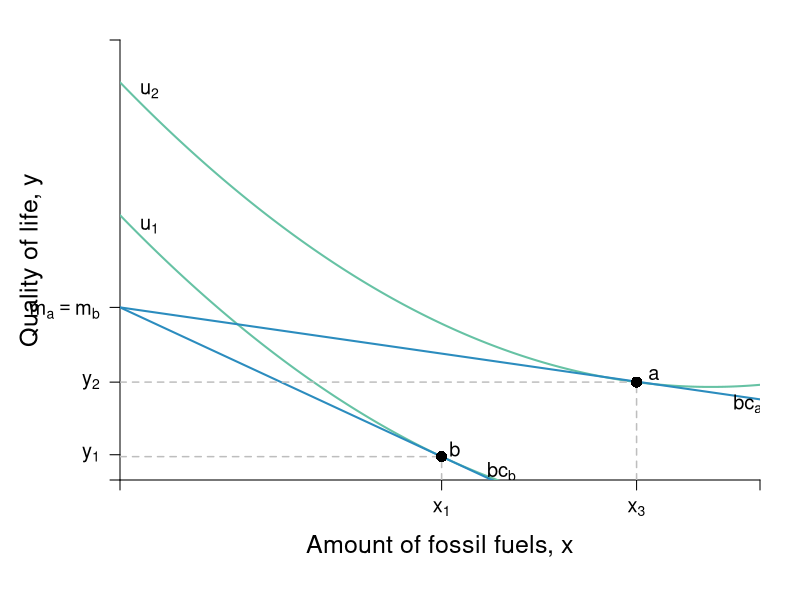

The R script that drew this image:
require(shape)
pdf(file = "indmarketdemand/carbon_tax_1.pdf", width = 9, height = 7)

#Set parameters for graphics
axislabelsize <- 1.5
labelsize <- 1.2
graphlinewidth <- 2
segmentlinewidth <- 1.5

COL <- c("#7fc97f", "#beaed4", "#fdc086", "#ffff99", "#386cb0", "#f0027f", "#bf5b17", "#666666")
COLA <- c("#e0f3db", "#99d8c9","#66c2a4","#41ae76", "#238b45", "#005824")
COLB <- c("#c6dbef", "#4eb3d3", "#2b8cbe", "#0868ac","#084081")
COLC <- c("#fcfbfd", "#efedf5", "#dadaeb", "#bcbddc", "#9e9ac8", "#807dba", "#6a51a3", "#54278f", "#3f007d")

par(mar =  c(6, 6, 2, 2))

mrsA <- function(x, rmax = 10, xmax = 20) {
  rmax - (rmax/xmax)*x
}


uA <- function(x, y, rmax = 3, xmax = 12) {
  y - rmax*x + (1/2)*(rmax/xmax)*x^2
}

indiffA1 <- function(x, uA = 10, rmax = 2.5, xmax = 10) {
  uA - rmax*x + (1/2)*(rmax/xmax)*(x^2)
}

offerCurve <- function(x, w, rmax = 2, xmax = 12) {
  w - rmax*x + (rmax/xmax)*x^2
}

bcA <- function(x, w, p) {
  w - p*x
}


xlims <- c(0, 13)
ylims <- c(0, 26)

npts <- 501 
x <- seq(xlims[1], xlims[2], length.out = npts)
y <- seq(ylims[1], ylims[2], length.out = npts) 
#a <- c(13, 16.75, 19.25)
a <- c(25.65, 23.5, 15)

plot(0, 0, xlim = xlims, ylim = ylims, type = "n",
     xlab = expression(paste("")),
     ylab = expression(paste("")), 
     xaxt = "n", 
     yaxt = "n", 
     cex.lab = axislabelsize, 
     bty = "n",
     xaxs="i", 
     yaxs="i")

# ticksy <- seq(from = ylims[1], to = ylims[2], by = 1)
# ylabels <- seq(from = ylims[1], to = ylims[2], by = 1)
# ticksx <- seq(from = xlims[1], to = xlims[2], by = 1)
# xlabels <- seq(from = xlims[1], to = xlims[2], by = 1)
ticksy <- c(0, 1.492, 5.784, 10.2, ylims[2])
ticksy_mod <- c(10)
ylabels_mod <- c(expression(paste(m[a] == m[b])))
ylabels <- c(NA, expression(paste(y[1])), expression(paste(y[2])), NA, NA)
ticksx <- c(0, 6.533, 10.493, xlims[2])
xlabels <- c(NA, expression(paste(x[1])), expression(paste(x[3])), NA)

axis(1, at = ticksx, pos = 0, labels = xlabels, cex.axis = labelsize)
axis(2, at = ticksy_mod, pos = 0, labels = ylabels_mod, tick = FALSE, las = 1, cex.axis = labelsize)
axis(2, at = ticksy, pos = 0, las = 1, labels = ylabels, cex.axis = labelsize)

npts <- 500 
xx1 <- seq(xlims[1], xlims[2], length.out = npts)

lines(xx1, uA(xx1, y = 15.65), col = COLA[3], lwd = graphlinewidth)
lines(xx1, uA(xx1, y = 23.5), col = COLA[3], lwd = graphlinewidth)
#lines(xx1, uA(xx1, y = 25), col = COLA[3], lwd = graphlinewidth)

#lines(xx1, bcA(xx1, w = 10, p = 1.5), col = COLB[3], lwd = graphlinewidth)
#lines(xx1, bcA(xx1, w = 18.9, p = 1.25), col = COLB[5], lwd = graphlinewidth)
lines(xx1, bcA(xx1, w = 10.2, p = 1.35), col = COLB[3], lwd = graphlinewidth)
lines(xx1, bcA(xx1, w = 10.2, p = 0.418), col = COLB[3], lwd = graphlinewidth)

#Label the axes
#mtext(expression(paste("Fossil fuels, ", x)), side=1, line = 2.5, cex = axislabelsize)
text(0.5*xlims[2], ylims[1] - 0.15*ylims[2], expression(paste("Amount of fossil fuels, ", x)), xpd = TRUE, cex = axislabelsize) 
text(-1.8, 0.5*ylims[2], expression(paste("Quality of life, ", y)), xpd = TRUE, cex = axislabelsize, srt = 90) 

#Label the indifference curves
#text(11.8, 1.3, expression(u[1]), cex = labelsize)


#Label the price lines
#text(8, 1.7, expression(paste(bc[1])))


#Add the contour plot for the indifference curves
#contour(x, y, 
#        outer(x, y, uA),
#        drawlabels = FALSE,
#        col = COLA[3],
#        lwd = graphlinewidth,
#        levels = a, 
#        xaxs="i", 
#        yaxs="i", 
#        add = TRUE)

#Segments for points on Offer curve
#segments(0, 10.709, 6.553, 10.709, lty = 2, col = "gray" , lwd = segmentlinewidth)
#segments(6.533, 0, 6.533, 10.709, lty = 2, col = "gray" , lwd = segmentlinewidth)
segments(0, 1.38, 6.553, 1.38, lty = 2, col = "gray" , lwd = segmentlinewidth)
segments(10.493, 0, 10.493, 5.784, lty = 2, col = "gray" , lwd = segmentlinewidth)
segments(0, 5.784, 10.493, 5.784, lty = 2, col = "gray" , lwd = segmentlinewidth)
#segments(10.5, 0, 10.5, 7.375, lty = 2, col = "gray" , lwd = segmentlinewidth)
segments(6.533, 0, 6.533, 1.38, lty = 2, col = "gray" , lwd = segmentlinewidth)

#Annotate points on offer curve mrs = p for each of p = 1, 0.5, 0.25
#Where mrs = 2 - (1/6)*x
#points(6.533, 10.709, pch = 16, col = "black", cex = 1.5)
points(10.493, 5.784, pch = 16, col = "black", cex = 1.5)
points(6.533, 1.38, pch = 16, col = "black", cex = 1.5)

text(10.493 + .35, 5.784 + .45, expression(paste(a)), cex = labelsize)
text(6.45  + .35, 1.38 + .45, expression(paste(b)), cex = labelsize)
#text(6.553 + .35, 10.709 + .45, expression(paste(c)), cex = labelsize)

text(0.6, 15, expression(paste(u[1])), cex = labelsize)
text(0.6, 21 + 2, expression(paste(u[2])), cex = labelsize)
#text(0.6, 24, expression(paste(u[3])), cex = labelsize)


text(7.75, 0.5, expression(paste(bc[b])), cex = labelsize)
text(12.75, 4.5, expression(paste(bc[a])), cex = labelsize)
#text(12.75, 2.5, expression(paste(bc[c])), cex = labelsize)

dev.off()
